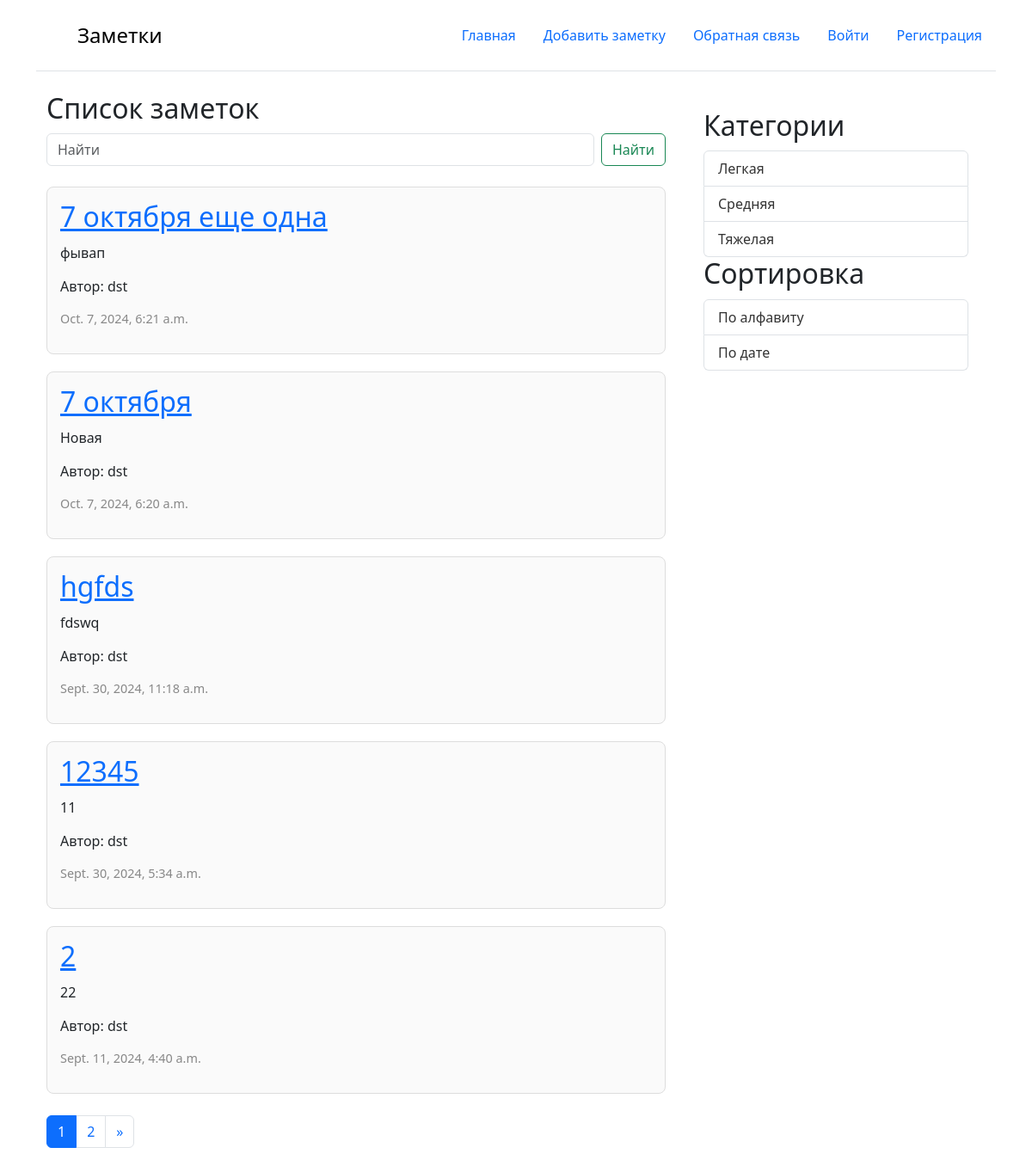
The app's page /, older data.
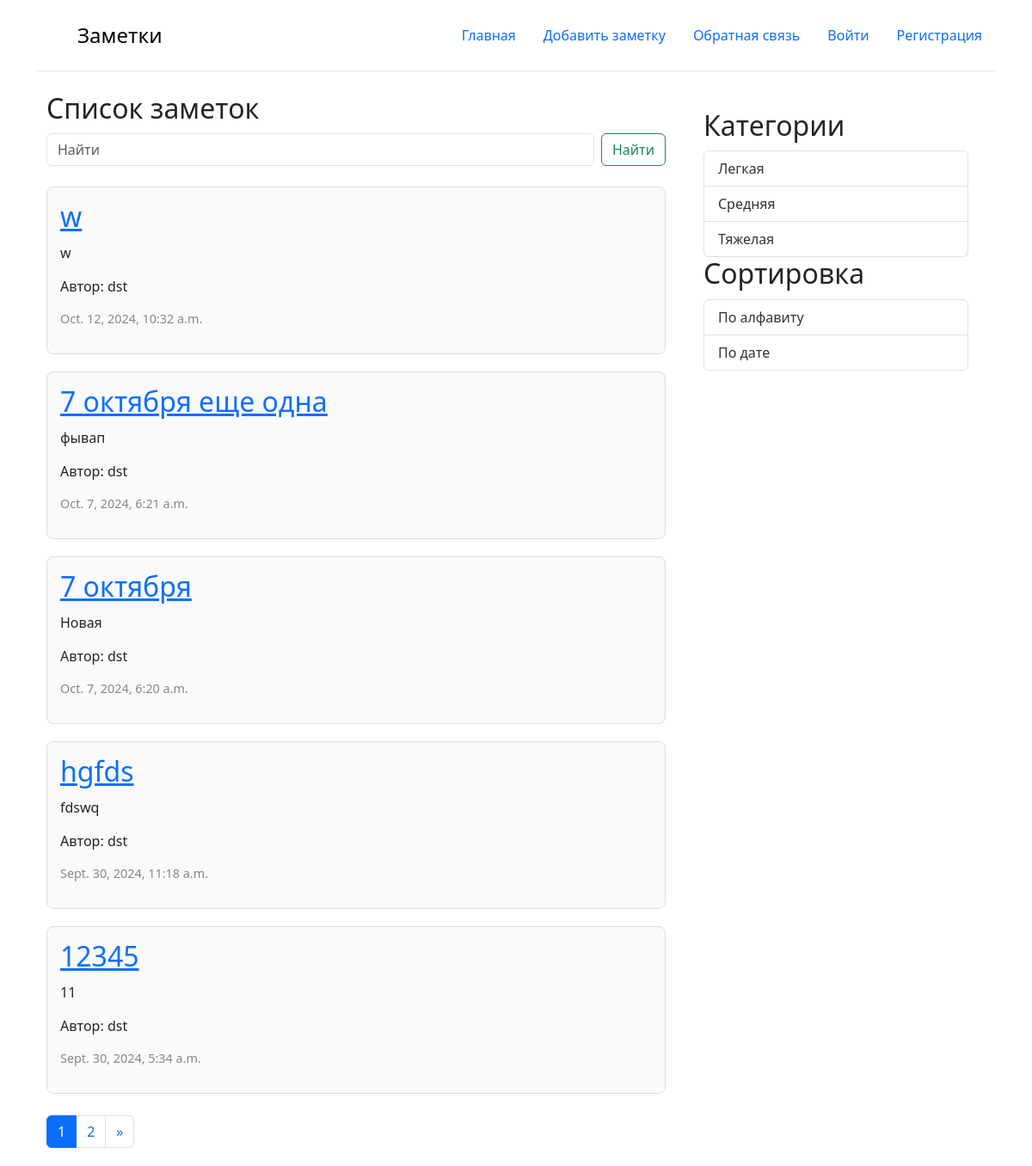
The same page, newer data.
### core/models.py (models this page shows, shortened)
class Post(models.Model):
    title = models.CharField(max_length=200)
    text = models.TextField()
    created_data = models.DateTimeField(auto_now_add=True)
    category = models.ForeignKey(PostCategory,
                                 blank = True,
                                 null = True,
                                 on_delete=models.SET_NULL,
                                 related_name='category_post')
    profile = models.ForeignKey(Profile,
                                related_name='profile_posts',
                                on_delete=models.CASCADE)
    class Meta:
        verbose_name = 'Запись'
        verbose_name_plural = 'Записи'
        ordering = ["-created_data"]

class PostCategory(models.Model):
    title = models.CharField(max_length=255, verbose_name='Название')
    class Meta:
        verbose_name = 'Категория'
        verbose_name_plural = 'Категории'
        ordering = ["title"]

### user/models.py (models this page shows)
class Profile(models.Model):
    user = models.OneToOneField(User,
                             on_delete=models.CASCADE
                             )
    about = models.TextField(verbose_name='Обо мне')
    class Meta:
        verbose_name = 'Обо мне'
        verbose_name_plural = 'Обо мне'
    def __str__(self):
        return self.user.username

### core/views.py (the view)
# urls.py: path('', main, name='main'),
def main(request):
    posts = Post.objects.all()
    category = request.GET.get('category')
    order_by = request.GET.get('order_by')
    page = request.GET.get('page', 1)
    active_category = None
    if category:
        posts = posts.filter(category__id=category)
        active_category = PostCategory.objects.get(id=category)
    if order_by:
        posts = posts.order_by(order_by)
    p = Paginator(posts, 5)
    page_objects = p.page(page)
    categories = PostCategory.objects.all()
    context = {
        "posts": posts,
        'categories': categories,
        'active_category': active_category,
        'page_objects': page_objects
    }
    return render(request, 'main.html', context)

### templates/main.html (shortened to what this page needs)
{% extends 'base.html' %}
{% block content %}
<div class="container">
    <div class="row">
        <div class="col-md-8">
            <h2>Список заметок</h2>
            <form class="d-flex mb-4" role="search" action="{% url 'posts_search' %}">
                <input value="{{ search_text }}" name="text" class="form-control me-2" type="search" placeholder="Найти" aria-label="Search">
                <button class="btn btn-outline-success" type="submit">Найти</button>
            </form>
            {% for post in page_objects.object_list %}
            <div class="post-card">
                <h2><a href="{% url 'post_detail' post.id %}">{{ post.title }}</a></h2>
                <p>{{ post.text }}</p>
                <p>Автор: {{ post.profile }}</p>
                <p class="date">{{ post.created_data }}</p>
            </div>
            {% endfor %}
            <nav aria-label="Page navigation example">
                <ul class="pagination">
                    <li class="page-item active "><a class="page-link" href="#">{{ page_objects.number }}</a></li>
                    {% if page_objects.has_next %}
                    <li class="page-item">
                        <a class="page-link" href="?page={{ page_objects.next_page_number }}">{{ page_objects.next_page_number }}</a>
                    </li>
                    <li class="page-item">
                        <a class="page-link" href="?page={{ page_objects.next_page_number }}" aria-label="Next">
                            <span aria-hidden="true">&raquo;</span>
                        </a>
                    </li>
                    {% endif %}
                </ul>
            </nav>
        </div>
        <div class="col-md-4">
            <aside class="sidebar">
                <h2>Категории</h2>
                <ul class="list-group">
                    {% for category in categories %}
                    {% if category.id == active_category.id %}
                    <b>
                        <li class="list-group-item active list-group-item-dark"><a href="?category={{ category.id }}">{{category.title}}</a></li>
                    </b>
                    {% else %}
                    <li class="list-group-item"><a href="?category={{ category.id }}">{{category.title}}</a></li>
                    {% endif %}
                    {% endfor %}
                </ul>
                <h2>Сортировка</h2>
                <ul class="list-group">
                    <li class="list-group-item"><a href="?order_by=title">По алфавиту</a></li>
                    <li class="list-group-item"><a href="?order_by=-created_data">По дате</a></li>
                </ul>
            </aside>
        </div>
    </div>
</div>
{% endblock %}

### templates/base.html (shortened to what this page needs)
{% load static %}
<!DOCTYPE html>
<html lang="en">
<head>
    <link href="https://cdn.jsdelivr.net/npm/bootstrap@5.3.3/dist/css/bootstrap.min.css" rel="stylesheet"
>
</head>
<body>
<div class="container">
    <header class="d-flex flex-wrap justify-content-center py-3 mb-4 border-bottom">
        <a href="{% url 'main' %}" class="d-flex align-items-center mb-3 mb-md-0 me-md-auto link-body-emphasis text-decoration-none">
            <svg class="bi me-2" width="40" height="32">
                <use xlink:href="#bootstrap"></use>
            </svg>
            <span class="fs-4">Заметки</span>
        </a>
        <ul class="nav nav-pills">
            <li class="nav-item"><a class="nav-link" href="{% url 'main' %}">Главная</a></li>
            <li class="nav-item"><a class="nav-link" href="{% url 'post_add' %}">Добавить заметку</a></li>
            <li class="nav-item"><a class="nav-link" href="{% url 'feedback_add' %}">Обратная связь</a></li>
            {% if request.user.is_authenticated %}
            <li class="nav-item dropdown">
                <a class="nav-link dropdown-toggle" href="{% url 'login' %}" role="button" data-bs-toggle="dropdown" aria-expanded="false">
                    {{ user }}
                </a>
                <ul class="dropdown-menu">
                    <li><a class="dropdown-item" href="{% url 'home' %}">Личный кабинет</a></li>
                    <li><a class="dropdown-item" href="{% url 'logout' %}">Выйти</a></li>
                </ul>
            </li>
            {% else %}
            <li class="nav-item"><a class="nav-link" href="{% url 'login' %}">Войти</a></li>
            <li class="nav-item"><a class="nav-link" href="{% url 'register' %}">Регистрация</a></li>
            {% endif %}
        </ul>
    </header>
    {% block content %}
    {% endblock %}
</div>
</body>
</html>

### templates/base.html (style rules this page uses)
.sidebar { flex: 1; padding: 20px; background-color: #fff; border-radius: 8px; }
h1, h2 { margin: 0; padding-bottom: 10px; }
.post-card { padding: 15px; margin-bottom: 20px; border: 1px solid #ddd; border-radius: 8px; background-color: #fafafa; }
.post-card p { margin: 0 0 15px; }
.post-card .date { color: #888; font-size: 0.9em; }
ul { list-style-type: none; padding: 0; }
ul li { padding: 5px 0; }
ul li a { text-decoration: none; color: #333; }

Row changes from the older to the newer data that the page shows:
no longer on this page (row unchanged): Post: title "2", text "22", profile "dst", created_data "Sept. 11, 2024, 4:40 a.m."
added Post: title "w", text "w", profile "dst", created_data "Oct. 12, 2024, 10:32 a.m."
